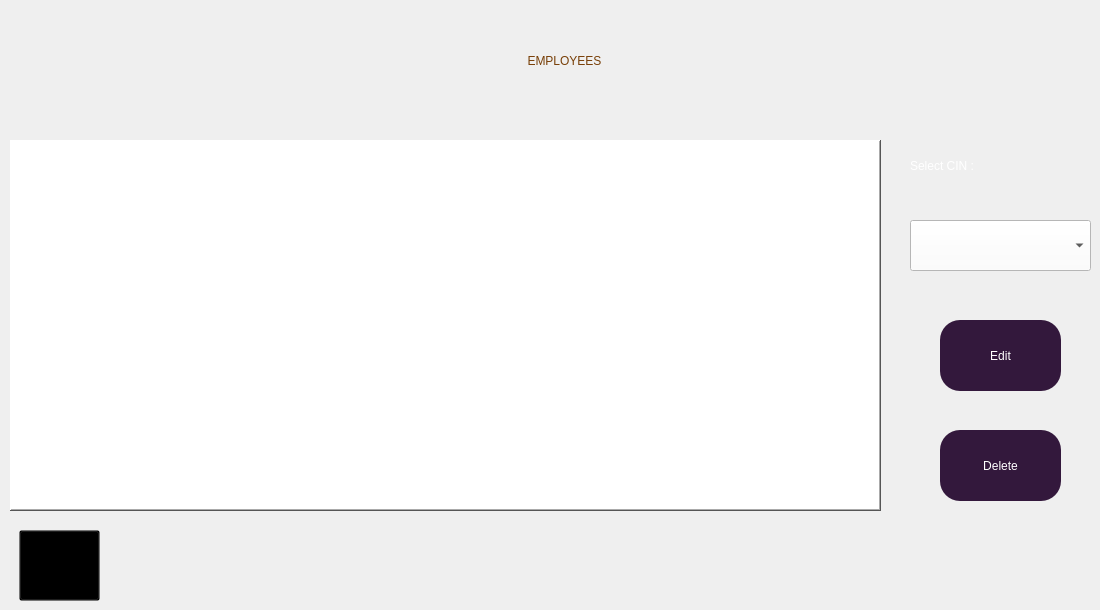
    <widget class="QWidget" name="showEmployee">
     <widget class="QLabel" name="label_22">
      <property name="geometry">
       <rect>
        <x>379</x>
        <y>0</y>
        <width>371</width>
        <height>121</height>
       </rect>
      </property>
      <property name="styleSheet">
       <string notr="true">color: rgb(120, 63, 7);
font: 40pt &quot;Lemon&quot;;
background-color: rgb(0, 0, 0,0%);</string>
      </property>
      <property name="text">
       <string>EMPLOYEES</string>
      </property>
      <property name="scaledContents">
       <bool>true</bool>
      </property>
      <property name="alignment">
       <set>Qt::AlignCenter</set>
      </property>
     </widget>
     <widget class="QToolButton" name="back_9">
      <property name="geometry">
       <rect>
        <x>19</x>
        <y>530</y>
        <width>81</width>
        <height>71</height>
       </rect>
      </property>
      <property name="styleSheet">
       <string notr="true">background-color: rgb(0, 0, 0, 0%);</string>
      </property>
      <property name="text">
       <string>...</string>
      </property>
      <property name="icon">
       <iconset resource="assets.qrc">
        <normaloff>:/img/img/icons8-back-80.png</normaloff>:/img/img/icons8-back-80.png</iconset>
      </property>
      <property name="iconSize">
       <size>
        <width>60</width>
        <height>60</height>
       </size>
      </property>
     </widget>
     <widget class="QLabel" name="label_23">
      <property name="geometry">
       <rect>
        <x>0</x>
        <y>10</y>
        <width>151</width>
        <height>91</height>
       </rect>
      </property>
      <property name="styleSheet">
       <string notr="true">image: url(:/img/img/logo.png);
background-color: rgb(0, 0, 0, 0%);</string>
      </property>
      <property name="text">
       <string/>
      </property>
     </widget>
     <widget class="QTableView" name="empTable">
      <property name="geometry">
       <rect>
        <x>10</x>
        <y>140</y>
        <width>871</width>
        <height>371</height>
       </rect>
      </property>
      <property name="font">
       <font>
        <family>Microsoft JhengHei</family>
        <pointsize>11</pointsize>
       </font>
      </property>
      <property name="layoutDirection">
       <enum>Qt::LeftToRight</enum>
      </property>
      <property name="styleSheet">
       <string notr="true">background-color: rgb(255, 255, 255);</string>
      </property>
      <property name="frameShape">
       <enum>QFrame::WinPanel</enum>
      </property>
      <property name="frameShadow">
       <enum>QFrame::Raised</enum>
      </property>
      <property name="lineWidth">
       <number>1</number>
      </property>
      <property name="midLineWidth">
       <number>0</number>
      </property>
      <property name="verticalScrollBarPolicy">
       <enum>Qt::ScrollBarAsNeeded</enum>
      </property>
      <property name="sizeAdjustPolicy">
       <enum>QAbstractScrollArea::AdjustToContents</enum>
      </property>
      <property name="autoScroll">
       <bool>false</bool>
      </property>
      <property name="tabKeyNavigation">
       <bool>false</bool>
      </property>
      <property name="dragDropOverwriteMode">
       <bool>false</bool>
      </property>
      <property name="alternatingRowColors">
       <bool>false</bool>
      </property>
      <property name="selectionMode">
       <enum>QAbstractItemView::NoSelection</enum>
      </property>
      <property name="selectionBehavior">
       <enum>QAbstractItemView::SelectRows</enum>
      </property>
      <property name="textElideMode">
       <enum>Qt::ElideNone</enum>
      </property>
      <property name="verticalScrollMode">
       <enum>QAbstractItemView::ScrollPerPixel</enum>
      </property>
      <property name="horizontalScrollMode">
       <enum>QAbstractItemView::ScrollPerPixel</enum>
      </property>
      <property name="gridStyle">
       <enum>Qt::DashDotLine</enum>
      </property>
      <property name="sortingEnabled">
       <bool>true</bool>
      </property>
      <property name="wordWrap">
       <bool>true</bool>
      </property>
      <property name="cornerButtonEnabled">
       <bool>true</bool>
      </property>
      <attribute name="horizontalHeaderCascadingSectionResizes">
       <bool>false</bool>
      </attribute>
      <attribute name="horizontalHeaderDefaultSectionSize">
       <number>138</number>
      </attribute>
      <attribute name="horizontalHeaderShowSortIndicator" stdset="0">
       <bool>true</bool>
      </attribute>
      <attribute name="horizontalHeaderStretchLastSection">
       <bool>true</bool>
      </attribute>
      <attribute name="verticalHeaderMinimumSectionSize">
       <number>40</number>
      </attribute>
      <attribute name="verticalHeaderHighlightSections">
       <bool>false</bool>
      </attribute>
      <attribute name="verticalHeaderShowSortIndicator" stdset="0">
       <bool>false</bool>
      </attribute>
      <attribute name="verticalHeaderStretchLastSection">
       <bool>false</bool>
      </attribute>
     </widget>
     <widget class="QToolButton" name="toolButton_10">
      <property name="geometry">
       <rect>
        <x>940</x>
        <y>430</y>
        <width>121</width>
        <height>71</height>
       </rect>
      </property>
      <property name="styleSheet">
       <string notr="true">background-color: rgb(51, 24, 60);
color: rgb(255, 255, 255);
font: 10pt &quot;Segoe Print&quot;;
border-radius: 20px;</string>
      </property>
      <property name="text">
       <string>Delete</string>
      </property>
      <property name="iconSize">
       <size>
        <width>60</width>
        <height>60</height>
       </size>
      </property>
      <property name="popupMode">
       <enum>QToolButton::DelayedPopup</enum>
      </property>
      <property name="toolButtonStyle">
       <enum>Qt::ToolButtonTextUnderIcon</enum>
      </property>
      <property name="autoRaise">
       <bool>false</bool>
      </property>
     </widget>
     <widget class="QToolButton" name="toolButton_11">
      <property name="geometry">
       <rect>
        <x>940</x>
        <y>320</y>
        <width>121</width>
        <height>71</height>
       </rect>
      </property>
      <property name="styleSheet">
       <string notr="true">background-color: rgb(51, 24, 60);
color: rgb(255, 255, 255);
font: 10pt &quot;Segoe Print&quot;;
border-radius: 20px;</string>
      </property>
      <property name="text">
       <string>Edit</string>
      </property>
      <property name="iconSize">
       <size>
        <width>60</width>
        <height>60</height>
       </size>
      </property>
      <property name="popupMode">
       <enum>QToolButton::DelayedPopup</enum>
      </property>
      <property name="toolButtonStyle">
       <enum>Qt::ToolButtonTextUnderIcon</enum>
      </property>
      <property name="autoRaise">
       <bool>false</bool>
      </property>
     </widget>
     <widget class="QLabel" name="label_32">
      <property name="geometry">
       <rect>
        <x>910</x>
        <y>140</y>
        <width>181</width>
        <height>51</height>
       </rect>
      </property>
      <property name="styleSheet">
       <string notr="true">background-color: rgba(0, 0, 0, 0%);
color: rgb(255, 255, 255);
font: 20pt &quot;Segoe Print&quot;;</string>
      </property>
      <property name="text">
       <string>Select CIN :</string>
      </property>
     </widget>
     <widget class="QComboBox" name="comboBox">
      <property name="geometry">
       <rect>
        <x>910</x>
        <y>220</y>
        <width>181</width>
        <height>51</height>
       </rect>
      </property>
      <property name="font">
       <font>
        <family>Segoe Print</family>
        <pointsize>12</pointsize>
       </font>
      </property>
      <property name="styleSheet">
       <string notr="true">background-color: rgb(255, 255, 255);</string>
      </property>
      <property name="editable">
       <bool>false</bool>
      </property>
      <property name="currentText">
       <string/>
      </property>
      <property name="maxVisibleItems">
       <number>5</number>
      </property>
      <property name="sizeAdjustPolicy">
       <enum>QComboBox::AdjustToContentsOnFirstShow</enum>
      </property>
     </widget>
    </widget>
